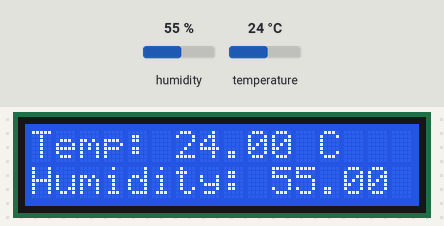
The sketch below on a simulated Arduino Uno, built with avr-gcc and run on an emulated ATmega328P. Parts: 16×2 character LCD. Inputs (shaded band) come from the test bench; at power-on: humidity 55 %, temperature 24 °C. What the sketch prints to the serial monitor is not drawn.

Above: at 4.7 s.
4.8 s: humidity set to 22 %
At 9.7 s:
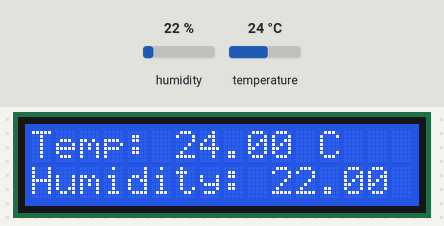
10.4 s: temperature set to 12 °C
At 14.6 s:
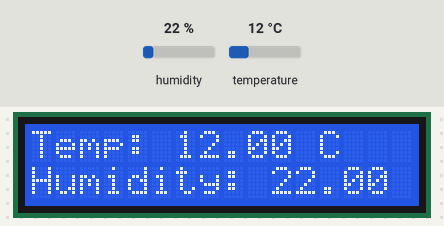
16.0 s: humidity set to 40 %
At 19.5 s:
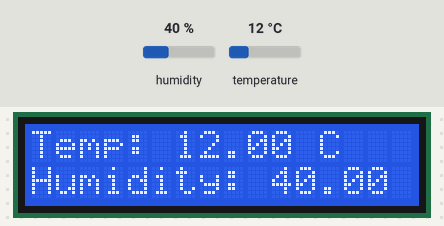
21.6 s: temperature set to 19 °C
At 24.5 s:
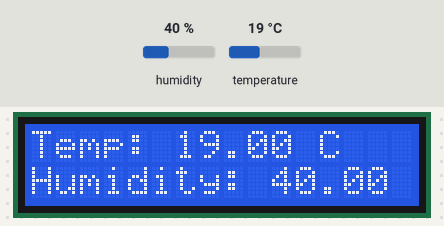
Timing chart, 0 to 26.0 s (numbered marks = the images above; inputs shaded):
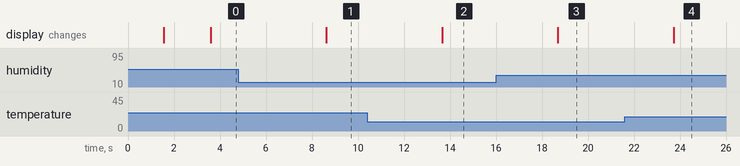

The sketch:

temperature.ino
```cpp
#include "dht.h"
#include <LiquidCrystal.h> // Include the regular LiquidCrystal library

#define dht_apin A0 // Analog Pin sensor is connected to

// Initialize the LCD (Pin 12, 11, 5, 4, 3, 2 correspond to RS, EN, D4, D5, D6, D7)
LiquidCrystal lcd(12, 11, 5, 4, 3, 2);

dht DHT; // Initialize the DHT sensor

void setup() {
  Serial.begin(9600);  // Initialize Serial Monitor
  delay(500);  // Delay to let system boot
  Serial.println("DHT11 Humidity & Temperature Sensor\n\n");
  delay(1000); // Wait before accessing the sensor

  lcd.begin(16, 2); // Initialize the LCD with 16 columns and 2 rows
  lcd.print("Weather Station"); // Display a welcome message on the LCD
  delay(2000); // Wait for 2 seconds to show the welcome message
  lcd.clear();  // Clear the screen to make space for the readings
}

void loop() {
  // Read data from the DHT sensor
  DHT.read11(dht_apin);

  // Check if the sensor data is valid
  if (isnan(DHT.humidity) || isnan(DHT.temperature)) {
    Serial.println("Failed to read from DHT sensor!");
    lcd.clear();
    lcd.print("Sensor Error!");
    return;
  }

  // Print data to Serial Monitor
  Serial.print("Current humidity = ");
  Serial.print(DHT.humidity);
  Serial.print("%  ");
  Serial.print("Temperature = ");
  Serial.print(DHT.temperature);
  Serial.println("C  ");

  // Display data on the LCD
  lcd.clear();  // Clear previous data on the LCD
  lcd.setCursor(0, 0);  // Set cursor to the first row
  lcd.print("Temp: ");
  lcd.print(DHT.temperature);
  lcd.print(" C");

  lcd.setCursor(0, 1);  // Set cursor to the second row
  lcd.print("Humidity: ");
  lcd.print(DHT.humidity);
  lcd.print(" %");

  delay(5000); // Wait 5 seconds before reading the sensor again
}
```

Measured:
- after the input at 4.8 s, the display: changes after 3.8 s (image 1)
- after the input at 10.4 s, the display: changes after 3.3 s (image 2)
- after the input at 16.0 s, the display: changes after 2.7 s (image 3)
- after the input at 21.6 s, the display: changes after 2.1 s (image 4)
